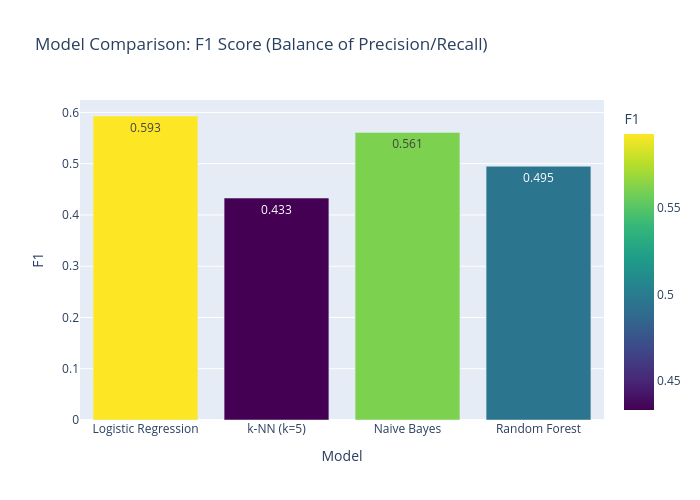
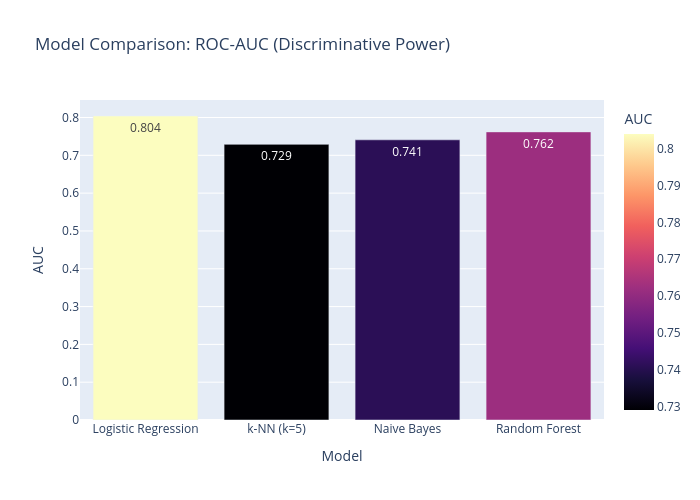

These figures' notebook cell, in order:
### Markdown cell above
## 7. Comparative Analysis & Visualization

Let's compare all models side-by-side.

### Code cell
results_df = pd.DataFrame(results_list)

# Plot F1 Score Comparison
fig = px.bar(results_df.round(3), x='Model', y='F1', 
             title="Model Comparison: F1 Score (Balance of Precision/Recall)",
             text='F1', color='F1', color_continuous_scale='Viridis')

fig.update_layout(width=700, height=500)
fig.show()

# Plot ROC-AUC Comparison
fig = px.bar(results_df.round(3), x='Model', y='AUC', 
             title="Model Comparison: ROC-AUC (Discriminative Power)",
             text='AUC', color='AUC', color_continuous_scale='Magma')

fig.update_layout(width=700, height=500)
fig.show()

### Figure 1 — Plotly figure (JSON) as saved in the notebook; plotly's stock layout.template omitted (floating-point values rounded to 4 significant figures)
{"data": [{"hovertemplate": "Model=%{x}<br>F1=%{marker.color}<extra></extra>", "legendgroup": "", "marker": {"color": [0.593, 0.433, 0.561, 0.495], "coloraxis": "coloraxis", "pattern": {"shape": ""}}, "name": "", "orientation": "v", "showlegend": false, "text": [0.593, 0.433, 0.561, 0.495], "textposition": "auto", "type": "bar", "x": ["Logistic Regression", "k-NN (k=5)", "Naive Bayes", "Random Forest"], "xaxis": "x", "y": [0.593, 0.433, 0.561, 0.495], "yaxis": "y"}], "layout": {"barmode": "relative", "coloraxis": {"colorbar": {"title": {"text": "F1"}}, "colorscale": [[0, "#440154"], [0.1111, "#482878"], [0.2222, "#3e4989"], [0.3333, "#31688e"], [0.4444, "#26828e"], [0.5556, "#1f9e89"], [0.6667, "#35b779"], [0.7778, "#6ece58"], [0.8889, "#b5de2b"], [1, "#fde725"]]}, "height": 500, "legend": {"tracegroupgap": 0}, "title": {"text": "Model Comparison: F1 Score (Balance of Precision/Recall)"}, "width": 700, "xaxis": {"anchor": "y", "domain": [0, 1], "title": {"text": "Model"}}, "yaxis": {"anchor": "x", "domain": [0, 1], "title": {"text": "F1"}}}}

### Figure 2 — Plotly figure (JSON) as saved in the notebook; plotly's stock layout.template omitted (floating-point values rounded to 4 significant figures)
{"data": [{"hovertemplate": "Model=%{x}<br>AUC=%{marker.color}<extra></extra>", "legendgroup": "", "marker": {"color": [0.804, 0.729, 0.741, 0.762], "coloraxis": "coloraxis", "pattern": {"shape": ""}}, "name": "", "orientation": "v", "showlegend": false, "text": [0.804, 0.729, 0.741, 0.762], "textposition": "auto", "type": "bar", "x": ["Logistic Regression", "k-NN (k=5)", "Naive Bayes", "Random Forest"], "xaxis": "x", "y": [0.804, 0.729, 0.741, 0.762], "yaxis": "y"}], "layout": {"barmode": "relative", "coloraxis": {"colorbar": {"title": {"text": "AUC"}}, "colorscale": [[0, "#000004"], [0.1111, "#180f3d"], [0.2222, "#440f76"], [0.3333, "#721f81"], [0.4444, "#9e2f7f"], [0.5556, "#cd4071"], [0.6667, "#f1605d"], [0.7778, "#fd9668"], [0.8889, "#feca8d"], [1, "#fcfdbf"]]}, "height": 500, "legend": {"tracegroupgap": 0}, "title": {"text": "Model Comparison: ROC-AUC (Discriminative Power)"}, "width": 700, "xaxis": {"anchor": "y", "domain": [0, 1], "title": {"text": "Model"}}, "yaxis": {"anchor": "x", "domain": [0, 1], "title": {"text": "AUC"}}}}
